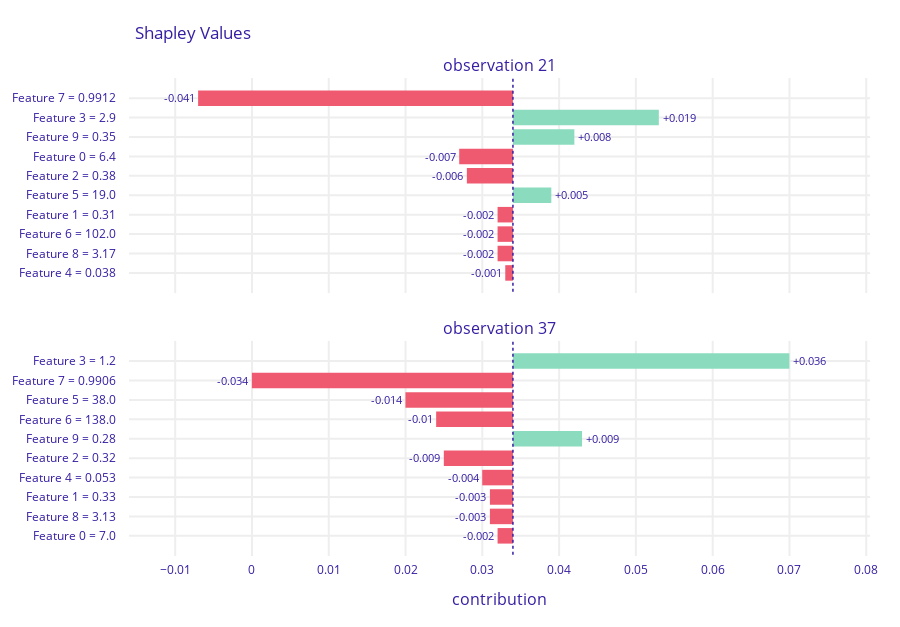

The cell this chart's notebook holds for it:
### Markdown cell above
### A.3. For the same observations, calculate the decomposition of predictions, so-called variable attributions, using SHAP

### Code cell
plot_dalex_attributions_for_observations((21,37))

### Figure 1 — Plotly figure (JSON) as saved in the notebook; plotly's stock layout.template omitted (floating-point values rounded to 4 significant figures)
{"data": [{"base": 0.03399, "hoverinfo": "text", "hoverlabel": {"bgcolor": "rgba(0,0,0,0.8)"}, "hovertext": ["Average response: 0.034<br>Prediction: 0.005<br>Feature 7 = 0.9912<br>decreases average response <br>by 0.041", "Average response: 0.034<br>Prediction: 0.005<br>Feature 3 = 2.9<br>increases average response <br>by 0.019", "Average response: 0.034<br>Prediction: 0.005<br>Feature 9 = 0.35<br>increases average response <br>by 0.008", "Average response: 0.034<br>Prediction: 0.005<br>Feature 0 = 6.4<br>decreases average response <br>by 0.007", "Average response: 0.034<br>Prediction: 0.005<br>Feature 2 = 0.38<br>decreases average response <br>by 0.006", "Average response: 0.034<br>Prediction: 0.005<br>Feature 5 = 19.0<br>increases average response <br>by 0.005", "Average response: 0.034<br>Prediction: 0.005<br>Feature 1 = 0.31<br>decreases average response <br>by 0.002", "Average response: 0.034<br>Prediction: 0.005<br>Feature 6 = 102.0<br>decreases average response <br>by 0.002", "Average response: 0.034<br>Prediction: 0.005<br>Feature 8 = 3.17<br>decreases average response <br>by 0.002", "Average response: 0.034<br>Prediction: 0.005<br>Feature 4 = 0.038<br>decreases average response <br>by 0.001"], "marker": {"color": ["#f05a71", "#8bdcbe", "#8bdcbe", "#f05a71", "#f05a71", "#8bdcbe", "#f05a71", "#f05a71", "#f05a71", "#f05a71"]}, "orientation": "h", "showlegend": false, "text": ["-0.041", "+0.019", "+0.008", "-0.007", "-0.006", "+0.005", "-0.002", "-0.002", "-0.002", "-0.001"], "textposition": "outside", "x": [-0.041, 0.019, 0.008, -0.007, -0.006, 0.005, -0.002, -0.002, -0.002, -0.001], "y": ["Feature 7 = 0.9912", "Feature 3 = 2.9", "Feature 9 = 0.35", "Feature 0 = 6.4", "Feature 2 = 0.38", "Feature 5 = 19.0", "Feature 1 = 0.31", "Feature 6 = 102.0", "Feature 8 = 3.17", "Feature 4 = 0.038"], "type": "bar", "xaxis": "x", "yaxis": "y"}, {"base": 0.03399, "hoverinfo": "text", "hoverlabel": {"bgcolor": "rgba(0,0,0,0.8)"}, "hovertext": ["Average response: 0.034<br>Prediction: 0.0<br>Feature 3 = 1.2<br>increases average response <br>by 0.036", "Average response: 0.034<br>Prediction: 0.0<br>Feature 7 = 0.9906<br>decreases average response <br>by 0.034", "Average response: 0.034<br>Prediction: 0.0<br>Feature 5 = 38.0<br>decreases average response <br>by 0.014", "Average response: 0.034<br>Prediction: 0.0<br>Feature 6 = 138.0<br>decreases average response <br>by 0.01", "Average response: 0.034<br>Prediction: 0.0<br>Feature 9 = 0.28<br>increases average response <br>by 0.009", "Average response: 0.034<br>Prediction: 0.0<br>Feature 2 = 0.32<br>decreases average response <br>by 0.009", "Average response: 0.034<br>Prediction: 0.0<br>Feature 4 = 0.053<br>decreases average response <br>by 0.004", "Average response: 0.034<br>Prediction: 0.0<br>Feature 1 = 0.33<br>decreases average response <br>by 0.003", "Average response: 0.034<br>Prediction: 0.0<br>Feature 8 = 3.13<br>decreases average response <br>by 0.003", "Average response: 0.034<br>Prediction: 0.0<br>Feature 0 = 7.0<br>decreases average response <br>by 0.002"], "marker": {"color": ["#8bdcbe", "#f05a71", "#f05a71", "#f05a71", "#8bdcbe", "#f05a71", "#f05a71", "#f05a71", "#f05a71", "#f05a71"]}, "orientation": "h", "showlegend": false, "text": ["+0.036", "-0.034", "-0.014", "-0.01", "+0.009", "-0.009", "-0.004", "-0.003", "-0.003", "-0.002"], "textposition": "outside", "x": [0.036, -0.034, -0.014, -0.01, 0.009, -0.009, -0.004, -0.003, -0.003, -0.002], "y": ["Feature 3 = 1.2", "Feature 7 = 0.9906", "Feature 5 = 38.0", "Feature 6 = 138.0", "Feature 9 = 0.28", "Feature 2 = 0.32", "Feature 4 = 0.053", "Feature 1 = 0.33", "Feature 8 = 3.13", "Feature 0 = 7.0"], "type": "bar", "xaxis": "x2", "yaxis": "y2"}], "layout": {"xaxis": {"anchor": "y", "domain": [0.0, 1.0], "matches": "x2", "showticklabels": false, "type": "linear", "gridwidth": 2, "zeroline": false, "automargin": true, "ticks": "outside", "tickcolor": "white", "ticklen": 3, "fixedrange": true, "range": [-0.01601, 0.08049]}, "yaxis": {"anchor": "x", "domain": [0.55, 1.0], "type": "category", "autorange": "reversed", "gridwidth": 2, "automargin": true, "ticks": "outside", "tickcolor": "white", "ticklen": 10, "fixedrange": true}, "xaxis2": {"anchor": "y2", "domain": [0.0, 1.0], "type": "linear", "gridwidth": 2, "zeroline": false, "automargin": true, "ticks": "outside", "tickcolor": "white", "ticklen": 3, "fixedrange": true, "range": [-0.01601, 0.08049]}, "yaxis2": {"anchor": "x2", "domain": [0.0, 0.45], "type": "category", "autorange": "reversed", "gridwidth": 2, "automargin": true, "ticks": "outside", "tickcolor": "white", "ticklen": 10, "fixedrange": true}, "annotations": [{"font": {"size": 16}, "showarrow": false, "text": "observation 21", "x": 0.5, "xanchor": "center", "xref": "paper", "y": 1.0, "yanchor": "bottom", "yref": "paper"}, {"font": {"size": 16}, "showarrow": false, "text": "observation 37", "x": 0.5, "xanchor": "center", "xref": "paper", "y": 0.45, "yanchor": "bottom", "yref": "paper"}, {"font": {"size": 16}, "showarrow": false, "text": "contribution", "x": 0.5, "xanchor": "center", "xref": "paper", "y": 0, "yanchor": "top", "yref": "paper", "yshift": -30}], "shapes": [{"line": {"color": "#371ea3", "dash": "dot", "width": 1.5}, "type": "line", "x0": 0.03399, "x1": 0.03399, "xref": "x", "y0": -1, "y1": 10, "yref": "y"}, {"line": {"color": "#371ea3", "dash": "dot", "width": 1.5}, "type": "line", "x0": 0.03399, "x1": 0.03399, "xref": "x2", "y0": -1, "y1": 10, "yref": "y2"}], "title": {"text": "Shapley Values", "x": 0.15}, "font": {"color": "#371ea3"}, "margin": {"t": 78, "b": 71, "r": 30}, "height": 627.0}}
